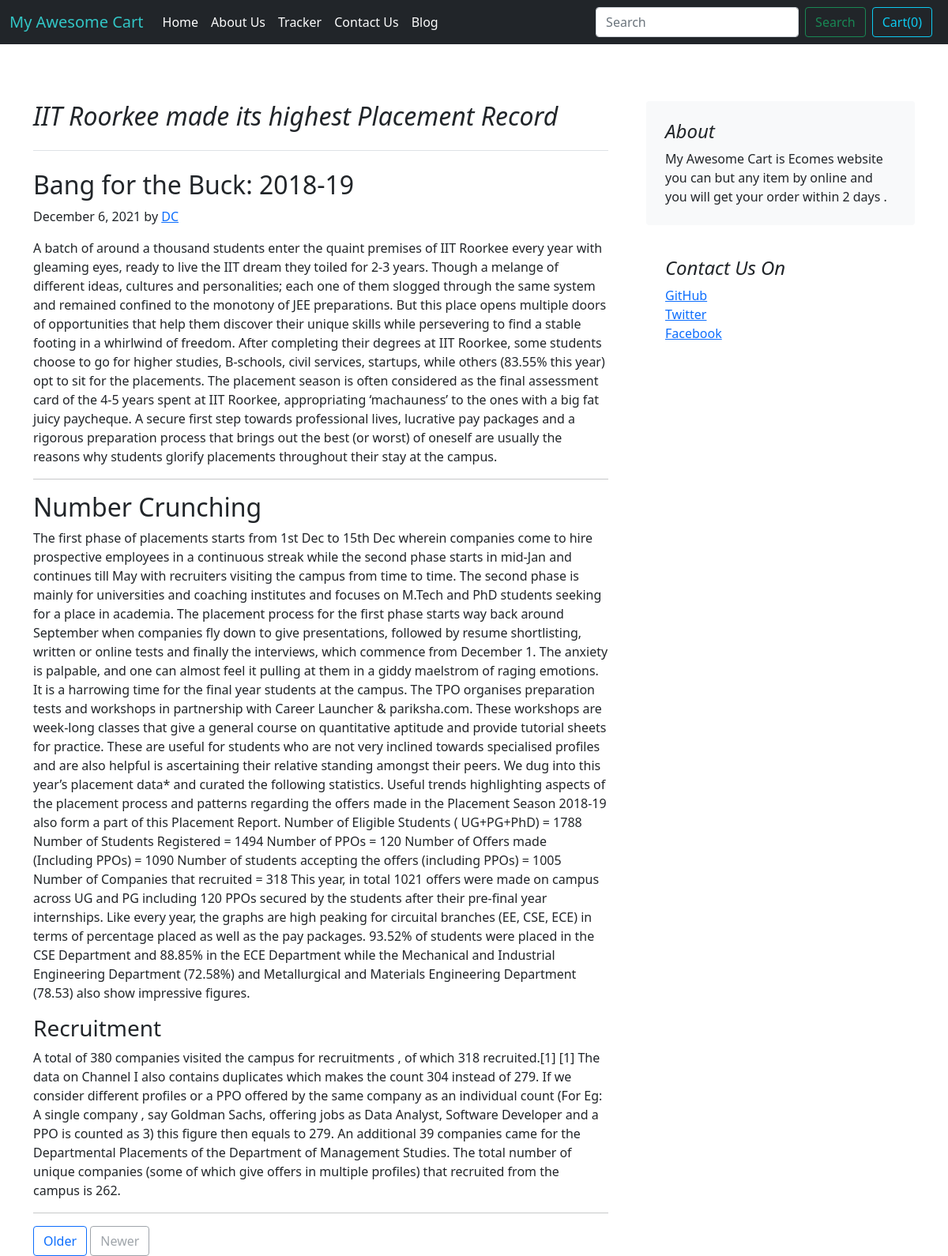
The page /blog/blogpost/1 on the database its author committed.
### blog/models.py (models this page shows)
class Blogpost(models.Model) :
    post_id = models.AutoField(primary_key=True)
    Title= models.CharField(max_length=80)
    head0 = models.CharField(max_length=500,default="")
    chead0 = models.CharField(max_length=50000,default="")
    head1 = models.CharField(max_length=500,default="")
    chead1 = models.CharField(max_length=50000,default="")
    head2 = models.CharField(max_length=500,default="")
    chead2 = models.CharField(max_length=50000,default="")
    pub_date = models.DateField()
    thumbnail = models.ImageField(upload_to ='shop/images', default="")
    def __str__(self) :
        return self.Title

### blog/views.py (the view)
# urls.py: path("blogpost/<int:id>",views.blogpost,name="blogPost"),
def blogpost(request,id):
    post = Blogpost.objects.filter(post_id = id)[0]
    print(post)
    return render(request,'blog/blogpost.html',{"post":post})

### blog/templates/blog/blogpost.html (shortened to what this page needs)
{% extends 'blog/basic.html'%}
{% block body%}
<div class="container">
  <div class="row g-5 mt-4">
    <div class="col-md-8">
      <h2 class="pb-4 mb-4 fst-italic border-bottom">
        {{post.Title}}
      </h2>
      <article class="blog-post">
        <h2 class="blog-post-title"> {{post.head0}}</h2>
        <p class="blog-post-meta">December 6, 2021 by <a href="#">DC</a></p>
        <p>{{post.chead0}}</p>
        <hr>
        <h2>{{post.head1}}</h2>
        <p>{{post.chead1}}</p>
        <h3>{{post.head2}}</h3>
        <p>{{post.chead2}}</p>
<hr>
      </article>
      <nav class="blog-pagination" aria-label="Pagination">
        <a class="btn btn-outline-primary" href="#">Older</a>
        <a class="btn btn-outline-secondary disabled">Newer</a>
      </nav>
    </div>
    <div class="col-md-4">
      <div class="position-sticky" style="top: 2rem;">
        <div class="p-4 mb-3 bg-light rounded">
          <h4 class="fst-italic">About</h4>
          <p class="mb-0">My Awesome Cart is Ecomes website you can but any item by online and you will get your order
            within 2 days .</p>
        </div>
        <div class="p-4">
          <h4 class="fst-italic">Contact Us On </h4>
          <ol class="list-unstyled">
            <li><a href="#">GitHub</a></li>
            <li><a href="#">Twitter</a></li>
            <li><a href="#">Facebook</a></li>
          </ol>
        </div>
      </div>
    </div>
  </div>
</div>
{% endblock %}

### blog/templates/blog/basic.html (style rules this page uses)
body { background-color: rgb(255, 255, 255); }

### rows shown on the page
Blogpost: Title "IIT Roorkee made its highest Placement Record", head0 "Bang for the Buck: 2018-19", chead0 "A batch of around a thousand students enter the quaint premises of IIT Roorkee every year with gleaming eyes, ready to live the IIT dream they toiled for 2-3 years. Though a melange of different ideas, cultures and personalities; each one of them slogged through the same system and remained confined to the monotony of JEE preparations. But this place opens multiple doors of opportunities that help them discover their unique skills while persevering to find a stable footing in a whirlwind of freedom. After completing their degrees at IIT Roorkee, some students choose to go for higher studies, B-schools, civil services, startups, while others (83.55% this year) opt to sit for the placements.…", head1 "Number Crunching", chead1 "The first phase of placements starts from 1st Dec to 15th Dec wherein companies come to hire prospective employees in a continuous streak while the second phase starts in mid-Jan and continues till May with recruiters visiting the campus from time to time. The second phase is mainly for universities and coaching institutes and focuses on M.Tech and PhD students seeking for a place in academia. The placement process for the first phase starts way back around September when companies fly down to give presentations, followed by resume shortlisting, written or online tests and finally the interviews, which commence from December 1. The anxiety is palpable, and one can almost feel it pulling at…", head2 "Recruitment", chead2 "A total of 380 companies visited the campus for recruitments , of which 318 recruited.[1] [1] The data on Channel I also contains duplicates which makes the count 304 instead of 279. If we consider different profiles or a PPO offered by the same company as an individual count (For Eg: A single company , say Goldman Sachs, offering jobs as Data Analyst, Software Developer and a PPO is counted as 3) this figure then equals to 279. An additional 39 companies came for the Departmental Placements of the Department of Management Studies. The total number of unique companies (some of which give offers in multiple profiles) that recruited from the campus is 262."
